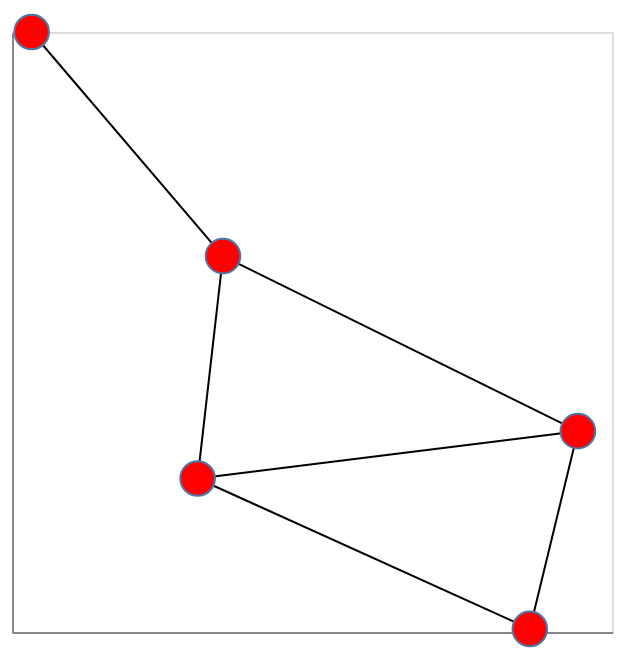

The code cell stored with this chart in its notebook:
### Markdown cell above
### Create a network from scratch

You can also create a graph by manually adding nodes and edges with the respective methods `add_edge` and `add_node`:

### Code cell
G = nx.Graph()

G.add_node("Ada")
G.add_node("Bob")
G.add_node("Cai")
G.add_node("Don")
G.add_node("Eva")

G.add_edge("Ada", "Bob")
G.add_edge("Ada", "Cai")
G.add_edge("Ada", "Eva")
G.add_edge("Bob", "Cai")
G.add_edge("Bob", "Don")
G.add_edge("Cai", "Don")

nxa.draw_networkx(G)

### Figure 1 — Vega-Lite specification as saved in the notebook (floating-point values rounded to 4 significant figures)
{"config": {"view": {"continuousWidth": 300, "continuousHeight": 300}}, "layer": [{"data": {"name": "data-6a47eab3d1778f479b1d2a7be009717b"}, "mark": {"type": "line", "color": "black", "opacity": 1, "strokeWidth": 1}, "encoding": {"detail": {"field": "edge", "type": "quantitative"}, "x": {"axis": {"grid": false, "labels": false, "ticks": false, "title": ""}, "field": "x", "type": "quantitative"}, "y": {"axis": {"grid": false, "labels": false, "ticks": false, "title": ""}, "field": "y", "type": "quantitative"}}}, {"data": {"name": "data-5c0a0185bed723d2660c6ce972fee679"}, "mark": {"type": "point", "fill": "red", "opacity": 1, "size": 300, "strokeWidth": 1.0}, "encoding": {"x": {"axis": {"grid": false, "labels": false, "ticks": false}, "field": "x", "type": "quantitative"}, "y": {"axis": {"grid": false, "labels": false, "ticks": false}, "field": "y", "type": "quantitative"}}}], "$schema": "https://vega.github.io/schema/vega-lite/v5.8.0.json", "datasets": {"data-6a47eab3d1778f479b1d2a7be009717b": [{"x": -0.1038, "source": "Ada", "edge": 0, "target": "Bob", "pair": ["Ada", "Bob"], "y": 0.3277}, {"x": -0.1334, "source": "Ada", "edge": 0, "target": "Bob", "pair": ["Ada", "Bob"], "y": -0.3394}, {"x": -0.1038, "source": "Ada", "edge": 1, "target": "Cai", "pair": ["Ada", "Cai"], "y": 0.3277}, {"x": 0.3102, "source": "Ada", "edge": 1, "target": "Cai", "pair": ["Ada", "Cai"], "y": -0.1974}, {"x": -0.1038, "source": "Ada", "edge": 2, "target": "Eva", "pair": ["Ada", "Eva"], "y": 0.3277}, {"x": -0.3271, "source": "Ada", "edge": 2, "target": "Eva", "pair": ["Ada", "Eva"], "y": 1.0}, {"x": -0.1334, "source": "Bob", "edge": 3, "target": "Cai", "pair": ["Bob", "Cai"], "y": -0.3394}, {"x": 0.3102, "source": "Bob", "edge": 3, "target": "Cai", "pair": ["Bob", "Cai"], "y": -0.1974}, {"x": -0.1334, "source": "Bob", "edge": 4, "target": "Don", "pair": ["Bob", "Don"], "y": -0.3394}, {"x": 0.2542, "source": "Bob", "edge": 4, "target": "Don", "pair": ["Bob", "Don"], "y": -0.7908}, {"x": 0.3102, "source": "Cai", "edge": 5, "target": "Don", "pair": ["Cai", "Don"], "y": -0.1974}, {"x": 0.2542, "source": "Cai", "edge": 5, "target": "Don", "pair": ["Cai", "Don"], "y": -0.7908}], "data-5c0a0185bed723d2660c6ce972fee679": [{"x": -0.1038, "y": 0.3277}, {"x": -0.1334, "y": -0.3394}, {"x": 0.3102, "y": -0.1974}, {"x": 0.2542, "y": -0.7908}, {"x": -0.3271, "y": 1.0}]}}
